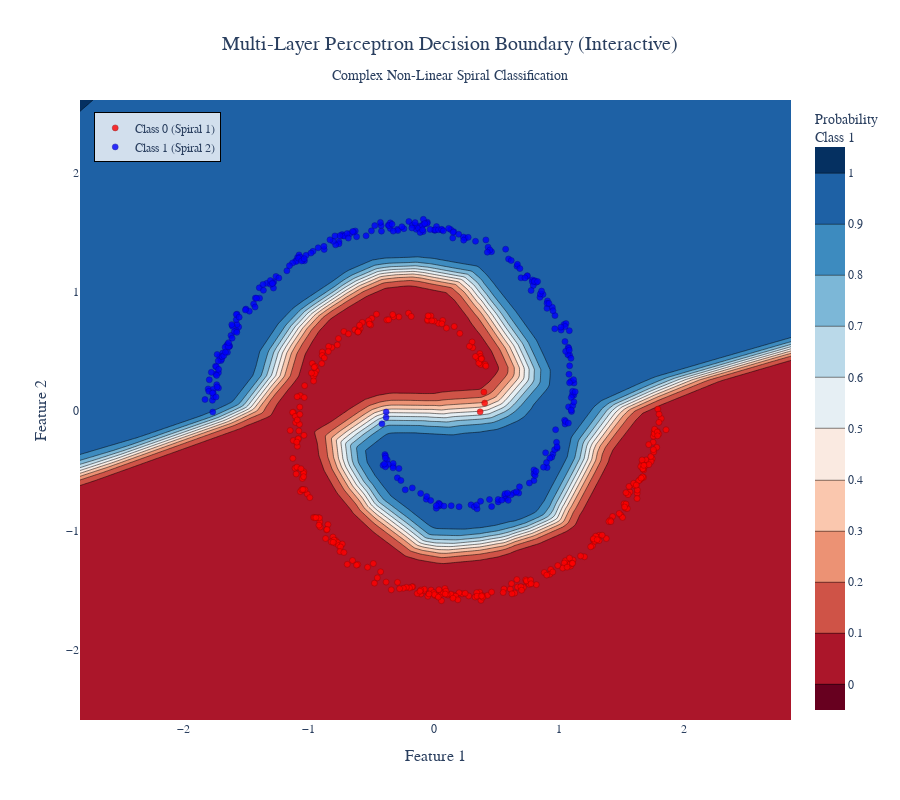

The code cell stored with this chart in its notebook:
### Markdown cell above
## 3. Building a Neural Network

### From Single Neuron to Network

A single neuron is powerful, but limited. It can only learn simple patterns. To learn complex patterns, we need to connect many neurons together!

**Key Concepts:**

**Layer:** A group of neurons that all receive the same inputs and work in parallel. Think of it like a row of workers, each doing their own calculation.

**Network:** Multiple layers stacked together. Information flows from the input layer → hidden layers → output layer.

**Why Multiple Layers?**
- **Layer 1** might detect simple features (like edges or corners)
- **Layer 2** combines those to detect more complex patterns (like shapes)
- **Layer 3** combines those to recognize objects (like faces or cars)

This is called **hierarchical feature learning** - each layer builds on what the previous layer learned!

### How Training Works (In Simple Terms)

![Figure: How an MLP Works](figures/NN_HowItWorks.png)

Training a neural network is like learning to ride a bike:

1. **Start with random guesses** (random weights)
   - The network makes terrible predictions at first - that's normal!

2. **See how wrong you are** (calculate loss)
   - Loss measures how far off your predictions are from the correct answers
   - Lower loss = better predictions

3. **Figure out what to change** (calculate gradients)
   - Gradients tell you: "if I increase this weight, will the error go up or down?"
   - It's like asking "which way should I lean on my bike?"

4. **Make small adjustments** (update weights using gradient descent)
   - Change weights slightly in the direction that reduces error
   - Like making small steering corrections on a bike

5. **Repeat many times**
   - Each iteration (epoch) makes the network slightly better
   - After many iterations, it learns the pattern!

**Gradient Descent:** The algorithm that finds the best weights. It's like finding the bottom of a valley by always walking downhill. The "gradient" tells you which way is down!

### Demo: Tiny MLP (2 Hidden Layers) on a Spiral Dataset

**What You'll See:** This demonstration shows why we need multiple layers. We'll try to separate two spiral-shaped groups of points - something a single neuron CANNOT do!

**The Challenge:** The two classes are arranged in spirals that wrap around each other. This is a **non-linear** problem - you can't draw a straight line to separate them. You need a curved, complex boundary.

**Why Multiple Layers Matter:**
- A single neuron can only draw a straight line (or simple curve)
- Multiple layers can learn to draw complex, curved boundaries
- The hidden layers allow the network to "bend" the decision boundary

**What to Notice:**
- The network learns a complex, spiral-shaped decision boundary
- The colored regions show the network's predictions
- This would be impossible with just one neuron!

### Code cell
# This cell demonstrates a Multi-Layer Perceptron (MLP) learning to classify spiral data
# This is a complex non-linear problem that requires multiple layers to solve
# The code shows forward propagation, backpropagation, and gradient descent in action

import numpy as np  # Import numpy for numerical operations
import matplotlib.pyplot as plt  # Import matplotlib for plotting

# Function to create spiral-shaped data (two interlocking spirals)
# This creates a challenging classification problem that a single neuron can't solve
def make_spiral(n_points=600, noise=0.2):
    # Set random seed for reproducibility
    np.random.seed(1)
    
    # Number of points per class (half the total)
    n = n_points//2
    
    # Create angles for the spiral (using square root makes the spiral tighter)
    # theta goes from 0 to 2π, but not uniformly - creates spiral shape
    theta = np.sqrt(np.random.rand(n))*2*np.pi
    
    # Create first spiral (Class 0): radius increases with angle
    r_a = 2*theta + np.pi  # Radius formula for spiral A
    # Convert polar coordinates (r, theta) to Cartesian (x, y)
    data_a = np.array([np.cos(theta)*r_a, np.sin(theta)*r_a]).T
    
    # Create second spiral (Class 1): opposite direction
    r_b = -2*theta - np.pi  # Negative radius creates opposite spiral
    data_b = np.array([np.cos(theta)*r_b, np.sin(theta)*r_b]).T
    
    # Combine both spirals and add noise (random jitter to make it more realistic)
    X = np.vstack([data_a, data_b]) + noise*np.random.randn(2*n,2)
    
    # Create labels: 0 for first spiral, 1 for second spiral
    y = np.hstack([np.zeros(n), np.ones(n)])
    
    # Normalize the data (subtract mean, divide by standard deviation)
    # This helps training by putting all features on the same scale
    X = (X - X.mean(0))/X.std(0)
    
    return X, y

# Generate the spiral dataset
X, y = make_spiral()

# Reshape y to be a column vector (needed for matrix operations)
Y = y.reshape(-1,1)

# Set random seed for weight initialization
np.random.seed(2)

# Initialize weights and biases for a 3-layer network:
# Layer 1: 2 inputs → 32 neurons (first hidden layer)
W1 = np.random.randn(2,32)*0.5  # Weights: 2x32 matrix (small random values)
b1 = np.zeros((1,32))            # Biases: 1x32 vector (start at zero)

# Layer 2: 32 inputs → 32 neurons (second hidden layer)
W2 = np.random.randn(32,32)*0.5  # Weights: 32x32 matrix
b2 = np.zeros((1,32))            # Biases: 1x32 vector

# Layer 3: 32 inputs → 1 output (output layer)
W3 = np.random.randn(32,1)*0.5   # Weights: 32x1 matrix
b3 = np.zeros((1,1))              # Bias: 1x1 (single number)

# Define activation functions using lambda (short function syntax)
relu = lambda x: np.maximum(0,x)  # ReLU: returns 0 if negative, x if positive
sigmoid = lambda x: 1/(1+np.exp(-x))  # Sigmoid: smooth S-curve from 0 to 1

# Forward propagation: compute predictions by passing data through the network
def forward_mlp(X):
    # Layer 1: Input → Hidden Layer 1
    z1 = X@W1 + b1  # Linear transformation: multiply inputs by weights, add bias
    a1 = relu(z1)   # Apply ReLU activation (non-linearity)
    
    # Layer 2: Hidden Layer 1 → Hidden Layer 2
    z2 = a1@W2 + b2  # Linear transformation
    a2 = relu(z2)    # Apply ReLU activation
    
    # Layer 3: Hidden Layer 2 → Output
    z3 = a2@W3 + b3  # Linear transformation
    yh = sigmoid(z3) # Apply sigmoid activation (gives probability between 0 and 1)
    
    # Return predictions and all intermediate values (needed for backpropagation)
    return yh, (X,z1,a1,z2,a2,z3,yh)

# Binary cross-entropy loss function
# Measures how wrong our predictions are (lower is better)
def bce(yh, Y):
    eps = 1e-9  # Small number to avoid log(0)
    # Formula: -[Y*log(yh) + (1-Y)*log(1-yh)]
    # Penalizes confident wrong predictions more
    return -np.mean(Y*np.log(yh+eps) + (1-Y)*np.log(1-yh+eps))

# Learning rate: controls how big steps we take when updating weights
lr = 0.05

# Training loop: repeat 2000 times (each iteration is called an "epoch")
for epoch in range(2000):
    # Forward pass: compute predictions
    yh, cache = forward_mlp(X)
    
    # Print loss every 400 epochs so we can see progress
    if epoch%400==0:
        print('epoch',epoch,'loss',bce(yh,Y))
    
    # Unpack cached values (needed for backpropagation)
    Xc,z1,a1,z2,a2,z3,yh = cache
    
    # === BACKPROPAGATION: Calculate gradients (how to adjust weights) ===
    # We work backwards from the output to the input
    
    # Gradient with respect to output (derivative of loss with respect to predictions)
    dL_dy = -(Y/(yh+1e-9) - (1-Y)/(1-yh+1e-9))
    
    # Gradient with respect to z3 (before sigmoid activation)
    # Chain rule: dL/dz3 = dL/dy * dy/dz3
    # dy/dz3 for sigmoid is yh*(1-yh)
    dL_dz3 = dL_dy*yh*(1-yh)
    
    # Gradients for Layer 3 weights and bias
    dW3 = a2.T@dL_dz3/len(X)  # How much each weight in W3 contributes to error
    db3 = dL_dz3.mean(0,keepdims=True)  # How much bias contributes to error
    
    # Propagate error backwards to Layer 2
    da2 = dL_dz3@W3.T  # Error flowing back from Layer 3
    dz2 = da2*(z2>0)   # ReLU derivative: 1 if z2>0, 0 otherwise
    
    # Gradients for Layer 2 weights and bias
    dW2 = a1.T@dz2/len(X)
    db2 = dz2.mean(0,keepdims=True)
    
    # Propagate error backwards to Layer 1
    da1 = dz2@W2.T  # Error flowing back from Layer 2
    dz1 = da1*(z1>0)  # ReLU derivative
    
    # Gradients for Layer 1 weights and bias
    dW1 = X.T@dz1/len(X)
    db1 = dz1.mean(0,keepdims=True)
    
    # Update all weights and biases using gradient descent
    # Move in the direction that reduces error (subtract gradient)
    W3 -= lr*dW3  # Update Layer 3 weights
    b3 -= lr*db3  # Update Layer 3 bias
    W2 -= lr*dW2  # Update Layer 2 weights
    b2 -= lr*db2  # Update Layer 2 bias
    W1 -= lr*dW1  # Update Layer 1 weights
    b1 -= lr*db1  # Update Layer 1 bias

# Create a grid of points to visualize the decision boundary
# We'll test the network on many points and see what it predicts
xx, yy = np.meshgrid(
    np.linspace(X[:,0].min()-1, X[:,0].max()+1, 300),  # X coordinates
    np.linspace(X[:,1].min()-1, X[:,1].max()+1, 300)   # Y coordinates
)

# Flatten grid into list of (x,y) points
grid = np.c_[xx.ravel(), yy.ravel()]

# Get predictions for all grid points
Z = forward_mlp(grid)[0].reshape(xx.shape)  # Reshape back to 2D for plotting

# Create an interactive visualization using Plotly
import plotly.graph_objects as go

# Create the contour plot showing decision regions
fig = go.Figure()

# Add filled contour (heatmap) showing the decision probability
fig.add_trace(go.Contour(
    x=xx[0, :],  # X coordinates
    y=yy[:, 0],  # Y coordinates
    z=Z,  # Probability values
    colorscale='RdBu',  # Red-Blue colormap (red=Class 0, blue=Class 1)
    showscale=True,
    colorbar=dict(
        title=dict(text="Probability<br>Class 1", font=dict(size=14))
    ),
    contours=dict(
        start=0,
        end=1,
        size=0.1,
        showlines=True
    ),
    hovertemplate='X: %{x:.2f}<br>Y: %{y:.2f}<br>P(Class 1): %{z:.3f}<extra></extra>'
))

# Add Class 0 points (first spiral) with custom styling
fig.add_trace(go.Scatter(
    x=X[y==0, 0],
    y=X[y==0, 1],
    mode='markers',
    name='Class 0 (Spiral 1)',
    marker=dict(
        size=6,
        color='red',
        symbol='circle',
        line=dict(width=0.5, color='darkred'),
        opacity=0.8
    ),
    hovertemplate='<b>Class 0</b><br>X: %{x:.2f}<br>Y: %{y:.2f}<extra></extra>'
))

# Add Class 1 points (second spiral) with custom styling
fig.add_trace(go.Scatter(
    x=X[y==1, 0],
    y=X[y==1, 1],
    mode='markers',
    name='Class 1 (Spiral 2)',
    marker=dict(
        size=6,
        color='blue',
        symbol='circle',
        line=dict(width=0.5, color='darkblue'),
        opacity=0.8
    ),
    hovertemplate='<b>Class 1</b><br>X: %{x:.2f}<br>Y: %{y:.2f}<extra></extra>'
))

# Update layout for a professional appearance
fig.update_layout(
    title={
        'text': 'Multi-Layer Perceptron Decision Boundary (Interactive)<br><sub>Complex Non-Linear Spiral Classification</sub>',
        'x': 0.5,
        'xanchor': 'center',
        'font': {'size': 20, 'family': 'Arial Black'}
    },
    xaxis=dict(
        title=dict(text='Feature 1', font=dict(size=16)),
        gridcolor='lightgray',
        zeroline=True
    ),
    yaxis=dict(
        title=dict(text='Feature 2', font=dict(size=16)),
        gridcolor='lightgray',
        zeroline=True
    ),
    legend=dict(
        x=0.02,
        y=0.98,
        bgcolor='rgba(255, 255, 255, 0.8)',
        bordercolor='black',
        borderwidth=1
    ),
    width=900,
    height=800,
    template='plotly_white',
    font=dict(family="Arial", size=12)
)

# Display the interactive plot
fig.show()

### Figure 1 — Plotly figure (JSON) as saved in the notebook; plotly's stock layout.template omitted (floating-point values rounded to 4 significant figures; data arrays with more than 128 entries replaced by an {"elided": "..."} marker saying what was removed)
{"data": [{"colorbar": {"title": {"font": {"size": 14}, "text": "Probability<br>Class 1"}}, "colorscale": [[0, "rgb(103,0,31)"], [0.1, "rgb(178,24,43)"], [0.2, "rgb(214,96,77)"], [0.3, "rgb(244,165,130)"], [0.4, "rgb(253,219,199)"], [0.5, "rgb(247,247,247)"], [0.6, "rgb(209,229,240)"], [0.7, "rgb(146,197,222)"], [0.8, "rgb(67,147,195)"], [0.9, "rgb(33,102,172)"], [1, "rgb(5,48,97)"]], "contours": {"end": 1, "showlines": true, "size": 0.1, "start": 0}, "hovertemplate": "X: %{x:.2f}<br>Y: %{y:.2f}<br>P(Class 1): %{z:.3f}<extra></extra>", "showscale": true, "type": "contour", "x": {"elided": "300 float values"}, "y": {"elided": "300 float values"}, "z": {"elided": "300x300 float values"}}, {"hovertemplate": "<b>Class 0</b><br>X: %{x:.2f}<br>Y: %{y:.2f}<extra></extra>", "marker": {"color": "red", "line": {"color": "darkred", "width": 0.5}, "opacity": 0.8, "size": 6, "symbol": "circle"}, "mode": "markers", "name": "Class 0 (Spiral 1)", "type": "scatter", "x": {"elided": "300 float values"}, "y": {"elided": "300 float values"}}, {"hovertemplate": "<b>Class 1</b><br>X: %{x:.2f}<br>Y: %{y:.2f}<extra></extra>", "marker": {"color": "blue", "line": {"color": "darkblue", "width": 0.5}, "opacity": 0.8, "size": 6, "symbol": "circle"}, "mode": "markers", "name": "Class 1 (Spiral 2)", "type": "scatter", "x": {"elided": "300 float values"}, "y": {"elided": "300 float values"}}], "layout": {"font": {"family": "Arial", "size": 12}, "height": 800, "legend": {"bgcolor": "rgba(255, 255, 255, 0.8)", "bordercolor": "black", "borderwidth": 1, "x": 0.02, "y": 0.98}, "title": {"font": {"family": "Arial Black", "size": 20}, "text": "Multi-Layer Perceptron Decision Boundary (Interactive)<br><sub>Complex Non-Linear Spiral Classification</sub>", "x": 0.5, "xanchor": "center"}, "width": 900, "xaxis": {"gridcolor": "lightgray", "title": {"font": {"size": 16}, "text": "Feature 1"}, "zeroline": true}, "yaxis": {"gridcolor": "lightgray", "title": {"font": {"size": 16}, "text": "Feature 2"}, "zeroline": true}}}
